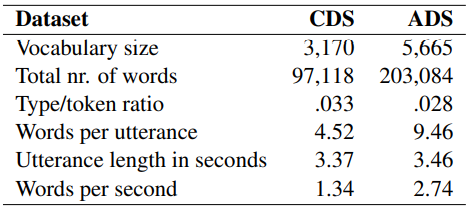
#> input picture opencv/1.png, 467 x 216 px
$ python kongbaiquyu.py
#> lines starting #> are read from the running program, lines starting #| are printed output that depends on the picture; after the words box and inside, x2 and y2 are one past the last pixel; in counts of white or black regions, pixels touching at a corner belong together
import cv2 as cv
import numpy as np
import copy
import pytesseract


# [23 lines of commented-out code are left out]


def clear_original_lines(image):
    image = cv.cvtColor(image, cv.COLOR_RGB2GRAY)
    ret, image = cv.threshold(image, 180, 255, cv.THRESH_BINARY)
    row = image.shape[0]
    col = image.shape[1]
    level_original_lines = []
    for i in range(row):
        black_count = 0
        for j in range(col):
            px = image[i, j]
            if px == 0:
                black_count += 1
        if black_count > int(8 * col / 10):
            level_original_lines.append(i)
            image[i, 0:col] = 255
    print("一共找到如下原图中的横线" + str(level_original_lines))

    vertical_original_lines = []
    for i in range(col):
        black_count = 0
        for j in range(row):
            px = image[j, i]
            if px == 0:
                black_count += 1
        if black_count > int(8 * row / 10):
            vertical_original_lines.append(i)
            image[0:row, i] = 255
    print("一共找到如下原图中的竖线" + str(vertical_original_lines))
    return image, level_original_lines, vertical_original_lines


def clear(image, level_original_lines, vertical_original_lines):
    print(image.shape)
    row = image.shape[0]
    col = image.shape[1]
    print(image[0, 1])
    for i in level_original_lines:
        low = 0 if i-1 < 0 else i-1
        high = col if i+2 > col else i+2
        for j in range(low, high):
            image[j, 0:col] = [255, 255, 255]
    for i in vertical_original_lines:
        low = 0 if i - 1 < 0 else i - 1
        high = row if i + 2 > row else i + 2
        for j in range(low, high):
            image[0:row, j] = [255, 255, 255]
    return image


# 找竖直的空白区域
def big_image_binary(image):
    row_, col_ = image.shape[:2]
    # 步长 col_step
    col_step = int(col_/40)
    # gray = cv.cvtColor(image, cv.COLOR_BGR2GRAY)
    gray = image
    vertical_lines = []
    for col in range(0, col_, col_step):
        roi = gray[0:row_, col:col + col_step]
        dev = np.std(roi)
        mean = np.mean(roi)
        if dev < 30 and mean > 250:
            gray[0:row_, col:col + col_step] = 0   # 区域变黑
            vertical_lines.append(col)
        # else:
        #     ret, dst = cv.threshold(roi, 0, 255, cv.THRESH_BINARY | cv.THRESH_OTSU)
        #     gray[0:row_, col:col + col_step] = dst
    return gray, vertical_lines, col_step


# 找水平的空白区域
def big_image_binary_2(image):
    row_, col_ = image.shape[:2]
    # 步长 col_step
    row_step = int(row_/40)
    # gray = cv.cvtColor(image, cv.COLOR_BGR2GRAY)
    gray = image
    level_lines = []
    for row in range(0, row_, row_step):
        roi = gray[row:row + row_step, 0: col_]
        dev = np.std(roi)
        mean = np.mean(roi)
        if dev < 30 and mean > 250:
            level_lines.append(row)
            gray[row:row + row_step, 0: col_] = 0   # 区域变黑
        # else:
        #     ret, dst = cv.threshold(roi, 0, 255, cv.THRESH_BINARY | cv.THRESH_OTSU)
        #     gray[row:row + row_step, 0: col_] = dst
    return gray, level_lines, row_step


def get_continuous_list(lines, step):
    res_list = []
    i = 0
    while i < len(lines):
        temp = []
        for j in range(lines[i], lines[-1] + 1, step):
            if j in lines:
                temp.append(j)
                i += 1
            else:
                i -= 1
                break
        i += 1
        if len(temp) > 1:
            res_list.append(int((temp[0]+temp[1])/2))
        elif len(temp) == 1:
            res_list.append(temp[0])
    print("一共找到{}条连续要画的线,如下:".format(str(len(res_list))))
    print(res_list)
    return res_list


def draw_lines(image, vertical_lines_to_be_draw, level_lines_to_be_draw):
    for i in vertical_lines_to_be_draw:
        cv.line(image, (i, level_lines_to_be_draw[0]), (i, level_lines_to_be_draw[-1]), (0, 0, 0), 1)
    for i in level_lines_to_be_draw:
        cv.line(image, (vertical_lines_to_be_draw[0], i), (vertical_lines_to_be_draw[-1], i), (0, 0, 0), 1)
    return image


img = cv.imread("../1.png")
#> img is the input picture: shape (216, 467, 3); mean B, G, R 233.4, 233.4, 233.4
img2 = img.copy()
no_lines_image, level_original_lines, vertical_original_lines = clear_original_lines(img)
#> in clear_original_lines, `ret, image = cv.threshold(image, 180, 255, cv.THRESH_BINARY)`: image: shape (216, 467); 89.7% white; black in thin lines or dots
#> after the loop in clear_original_lines, `for i in range(row):`:
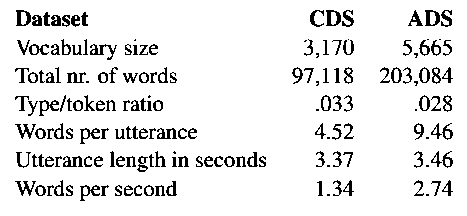
#> image: shape (216, 467); 91.1% white; black in thin lines or dots, all inside (x1, y1, x2, y2) = (15, 10, 453, 201)
#> after the loop in clear_original_lines, `for i in range(row):`: level_original_lines = [5, 34, 204]
#| 一共找到如下原图中的横线[5, 34, 204]
#> after the loop in clear_original_lines, `for i in range(col):`: vertical_original_lines = []
#| 一共找到如下原图中的竖线[]
#> level_original_lines = [5, 34, 204]; vertical_original_lines = []

to_be_draw = clear(img2, level_original_lines, vertical_original_lines)
#| (216, 467, 3)
#| [255 255 255]
#> the loop in clear, `for i in level_original_lines:` made 3 passes
#> (i, low, high) on passes 1 to 3: (5, 4, 7), (34, 33, 36), (204, 203, 206)
#> after the loop in clear, `for i in level_original_lines:`:
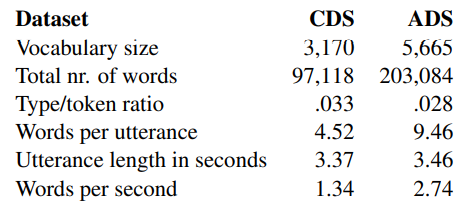
#> image: shape (216, 467, 3); mean B, G, R 236.9, 236.9, 236.9

# cv.imshow("temp", to_be_draw)
# cv.waitKey(0)
# cv.destroyAllWindows()
no_lines_image_copy1 = copy.deepcopy(no_lines_image)
no_lines_image_copy2 = copy.deepcopy(no_lines_image)

image1, vertical_lines, col_step = big_image_binary(no_lines_image)
#> the loop in big_image_binary, `for col in range(0, col_, col_step):` made 43 passes
#> (dev, mean) on passes 1 to 12: (0, 255), (81.71, 225.4), (99.05, 207.8), (98.53, 208.4), (95.13, 212.4), (96.63, 210.7), (96.73, 210.6), (96.17, 211.2), (83.35, 224), (80.93, 226), (78.52, 228), (83.35, 224)
#> after the loop in big_image_binary, `for col in range(0, col_, col_step):`:
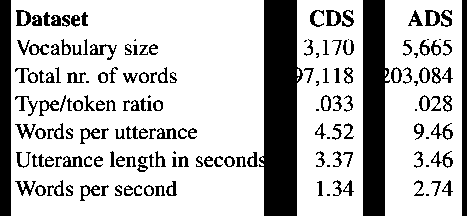
#> gray: shape (216, 467); 75.9% white; 166 black regions (20 under 20 px), largest, box (x1, y1, x2, y2) and area: (259, 0, 303, 216) 7199, (363, 0, 390, 216) 4785, (0, 0, 11, 216) 2376
#> after the loop in big_image_binary, `for col in range(0, col_, col_step):`: vertical_lines = [0, 264, 275, 286, 363, 374, 462]
#> vertical_lines = [0, 264, 275, 286, 363, 374, 462]; col_step = 11
image2, level_lines, row_step = big_image_binary_2(no_lines_image_copy1)
#> the loop in big_image_binary_2, `for row in range(0, row_, row_step):` made 44 passes
#> (dev, mean) on passes 1 to 12: (0, 255), (0, 255), (78.29, 228.1), (97.39, 209.8), (98.21, 208.8), (56.96, 241.6), (0, 255), (15.8, 254), (70.22, 233.9), (102.6, 203.2), (100.8, 205.6), (28.72, 251.7)
#> after the loop in big_image_binary_2, `for row in range(0, row_, row_step):`:
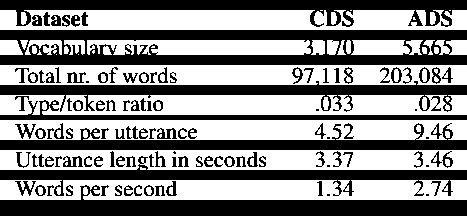
#> gray: shape (216, 467); 53.7% white; 116 black regions (10 under 20 px), largest, box (x1, y1, x2, y2) and area: (0, 30, 467, 65) 10459, (0, 185, 467, 216) 7589, (0, 0, 467, 27) 5463
#> after the loop in big_image_binary_2, `for row in range(0, row_, row_step):`: level_lines = [0, 5, 30, 35, 55, 60, 85, 90, 115, 140, 145, 170, 175, 200, 205, 210, 215]
#> row_step = 5

vertical_lines_to_be_draw = get_continuous_list(vertical_lines, col_step)
#> the loop in get_continuous_list, `while i < len(lines):` made 4 passes
#> i on passes 1 to 4: 1, 4, 6, 8
#> after the loop in get_continuous_list, `while i < len(lines):`: i = 8; res_list = [0, 269, 368, 462]
#| 一共找到4条连续要画的线,如下:
#| [0, 269, 368, 462]
#> vertical_lines_to_be_draw = [0, 269, 368, 462]
level_lines_to_be_draw = get_continuous_list(level_lines, row_step)
#> the loop in get_continuous_list (call 2), `while i < len(lines):` made 8 passes
#> i on passes 1 to 8: 2, 4, 6, 8, 9, 11, 13, 18
#| 一共找到8条连续要画的线,如下:
#| [2, 32, 57, 87, 115, 142, 172, 202]
#> level_lines_to_be_draw = [2, 32, 57, 87, 115, 142, 172, 202]

res = draw_lines(to_be_draw, vertical_lines_to_be_draw, level_lines_to_be_draw)
#> the loop in draw_lines, `for i in vertical_lines_to_be_draw:` made 4 passes
#> i on passes 2 to 4: 269, 368, 462
#> after the loop in draw_lines, `for i in vertical_lines_to_be_draw:`:
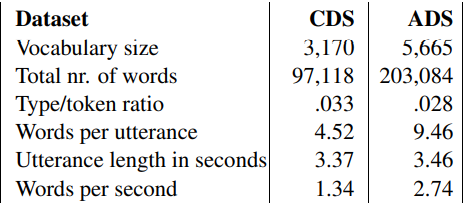
#> image: shape (216, 467, 3); 0.8% of pixels changed, all inside (x1, y1, x2, y2) = (0, 2, 463, 203)
#> the loop in draw_lines, `for i in level_lines_to_be_draw:` made 8 passes
#> i on passes 1 to 8: 2, 32, 57, 87, 115, 142, 172, 202
#> after the loop in draw_lines, `for i in level_lines_to_be_draw:`:
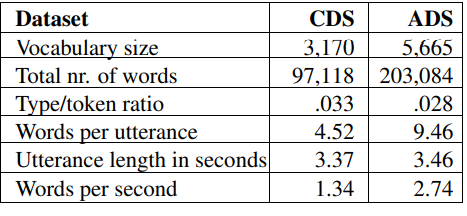
#> image: shape (216, 467, 3); 3.64% of pixels changed, all inside (x1, y1, x2, y2) = (1, 2, 462, 203)
cv.imshow("res", to_be_draw[35:55, 3:200])
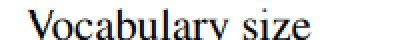
#> window 'res': shape (20, 197, 3) (shown 2 times larger); mean B, G, R 220.6, 220.6, 220.7
pytesseract.pytesseract.tesseract_cmd = 'C:\\Program Files\\Tesseract-OCR\\tesseract.exe'
#> (the run stopped early here; a loop or call above may not have finished)

$ run again, with opencv/2.png copied over opencv/1.png
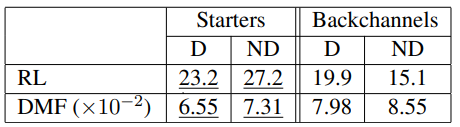
#> input picture opencv/2.png, 460 x 127 px
#> img is the input picture: shape (127, 460, 3); mean B, G, R 229.1, 229.1, 229.1
#> after the loop in clear_original_lines, `for i in range(row):`:
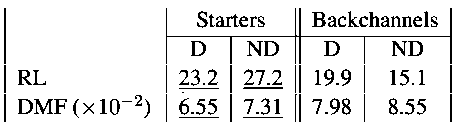
#> image: shape (127, 460); 90.7% white; black in thin lines or dots, all inside (x1, y1, x2, y2) = (4, 8, 452, 122)
#> after the loop in clear_original_lines, `for i in range(row):`: level_original_lines = [7, 64, 93, 122]
#| 一共找到如下原图中的横线[7, 64, 93, 122]
#> after the loop in clear_original_lines, `for i in range(col):`: vertical_original_lines = [4, 5, 166, 295, 299, 300, 450, 451]
#| 一共找到如下原图中的竖线[4, 5, 166, 295, 299, 300, 450, 451]
#> `no_lines_image, level_original_lines, vertical_original_lines = clear_..`: level_original_lines = [7, 64, 93, 122]; vertical_original_lines = [4, 5, 166, 295, 299, 300, 450, 451]
#| (127, 460, 3)
#| [255 255 255]
#> the loop in clear, `for i in level_original_lines:` made 4 passes
#> (i, low, high) on passes 1 to 4: (7, 6, 9), (64, 63, 66), (93, 92, 95), (122, 121, 124)
#> the loop in clear, `for i in vertical_original_lines:` made 8 passes
#> (i, low, high) on passes 1 to 8: (4, 3, 6), (5, 4, 7), (166, 165, 127), (295, 294, 127), (299, 298, 127), (300, 299, 127), (450, 449, 127), (451, 450, 127)
#> the loop in big_image_binary, `for col in range(0, col_, col_step):` made 42 passes
#> (dev, mean) on passes 1 to 8: (0, 255), (63.88, 237.8), (68.39, 235.1), (69.53, 234.4), (53.31, 243.3), (57.11, 241.5), (42.01, 247.9), (32.45, 250.8)
#> after the loop in big_image_binary, `for col in range(0, col_, col_step):`: vertical_lines = [0, 121, 154, 165, 286, 297, 440, 451]
#> `image1, vertical_lines, col_step = big_image_binary(no_lines_image)`: col_step = 11
#> the loop in big_image_binary_2, `for row in range(0, row_, row_step):` made 43 passes
#> (dev, mean) on passes 1 to 8: (0, 255), (0, 255), (0, 255), (13.71, 254.3), (55.96, 242.1), (87.08, 220.6), (98.97, 207.9), (94.37, 213.2)
#> after the loop in big_image_binary_2, `for row in range(0, row_, row_step):`: level_lines = [0, 3, 6, 9, 27, 30, 33, 57, 60, 63, 66, 90, 93, 120, 123, 126]
#> `image2, level_lines, row_step = big_image_binary_2(no_lines_image_copy1)`: row_step = 3
#> the loop in get_continuous_list, `while i < len(lines):` made 5 passes
#> i on passes 1 to 5: 1, 2, 4, 6, 9
#> after the loop in get_continuous_list, `while i < len(lines):`: i = 9; res_list = [0, 121, 159, 291, 445]
#| 一共找到5条连续要画的线,如下:
#| [0, 121, 159, 291, 445]
#> the loop in get_continuous_list (call 2), `while i < len(lines):` made 5 passes
#> i on passes 1 to 5: 4, 7, 11, 13, 17
#| 一共找到5条连续要画的线,如下:
#| [1, 28, 58, 91, 121]
#> level_lines_to_be_draw = [1, 28, 58, 91, 121]
#> the loop in draw_lines, `for i in vertical_lines_to_be_draw:` made 5 passes
#> i on passes 2 to 5: 121, 159, 291, 445
#> the loop in draw_lines, `for i in level_lines_to_be_draw:` made 5 passes
#> i on passes 2 to 5: 28, 58, 91, 121
#> `cv.imshow("res", to_be_draw[35:55, 3:200])`:
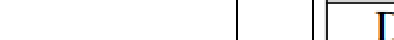
#> window 'res': shape (20, 197, 3) (shown 2 times larger); mean B, G, R 246.3, 246.4, 246.4

$ run again, with opencv/5.png copied over opencv/1.png
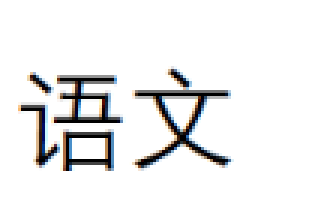
#> input picture opencv/5.png, 105 x 74 px (shown 3 times larger)
#> img is the input picture: shape (74, 105, 3); mean B, G, R 237.6, 237.4, 237.4
#> after the loop in clear_original_lines, `for i in range(row):`: level_original_lines = []
#| 一共找到如下原图中的横线[]
#| 一共找到如下原图中的竖线[]
#| (74, 105, 3)
#| [255 255 255]
#> the loop in big_image_binary, `for col in range(0, col_, col_step):` made 53 passes
#> (dev, mean) on passes 1 to 8: (0, 255), (0, 255), (0, 255), (35.94, 249.8), (41.35, 248.1), (60.94, 239.5), (115, 182.6), (102.5, 203.3)
#> after the loop in big_image_binary, `for col in range(0, col_, col_step):`:
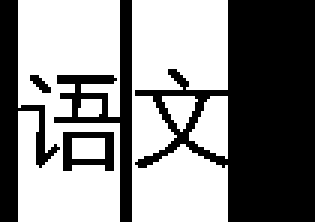
#> gray: shape (74, 105) (shown 3 times larger); 54.5% white; 5 black regions, box (x1, y1, x2, y2) and area: (45, 0, 105, 74) 2406, (0, 0, 20, 74) 522, (18, 0, 44, 74) 464, (21, 44, 38, 57) 122, (10, 25, 17, 31) 22
#> after the loop in big_image_binary, `for col in range(0, col_, col_step):`: vertical_lines = [0, 2, 4, 40, 42, 76, 78, 80, 82, 84, 86, 88, 90, 92, 94, 96, 98, 100, 102, 104]
#> `image1, vertical_lines, col_step = big_image_binary(no_lines_image)`: col_step = 2
#> the loop in big_image_binary_2, `for row in range(0, row_, row_step):` made 74 passes
#> after the loop in big_image_binary_2, `for row in range(0, row_, row_step):`: level_lines = 40 values from 0 to 73
#> `image2, level_lines, row_step = big_image_binary_2(no_lines_image_copy1)`: row_step = 1
#> the loop in get_continuous_list, `while i < len(lines):` made 3 passes
#> i on passes 1 to 3: 3, 5, 21
#> after the loop in get_continuous_list, `while i < len(lines):`: i = 21; res_list = [1, 41, 77]
#| 一共找到3条连续要画的线,如下:
#| [1, 41, 77]
#> the loop in get_continuous_list (call 2), `while i < len(lines):` made 2 passes
#> i on passes 1 to 2: 23, 41
#| 一共找到2条连续要画的线,如下:
#| [0, 57]
#> level_lines_to_be_draw = [0, 57]
#> the loop in draw_lines, `for i in vertical_lines_to_be_draw:` made 3 passes
#> i on passes 2 to 3: 41, 77
#> the loop in draw_lines, `for i in level_lines_to_be_draw:` made 2 passes
#> i on pass 2: 57
#> `cv.imshow("res", to_be_draw[35:55, 3:200])`:
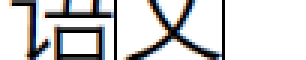
#> window 'res': shape (20, 102, 3) (shown 3 times larger); mean B, G, R 208.3, 207.9, 207.9

$ run again, with opencv/7.png copied over opencv/1.png
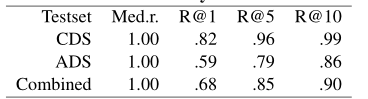
#> input picture opencv/7.png, 368 x 99 px
#> img is the input picture: shape (99, 368, 3); min 0, max 255, mean 236.7
#> after the loop in clear_original_lines, `for i in range(row):`: level_original_lines = [6, 97]
#| 一共找到如下原图中的横线[6, 97]
#> after the loop in clear_original_lines, `for i in range(col):`: vertical_original_lines = []
#| 一共找到如下原图中的竖线[]
#> `no_lines_image, level_original_lines, vertical_original_lines = clear_..`: level_original_lines = [6, 97]; vertical_original_lines = []
#| (99, 368, 3)
#| [255 255 255]
#> the loop in clear, `for i in level_original_lines:` made 2 passes
#> (i, low, high) on passes 1 to 2: (6, 5, 8), (97, 96, 99)
#> the loop in big_image_binary, `for col in range(0, col_, col_step):` made 41 passes
#> (dev, mean) on passes 1 to 8: (0, 255), (28.16, 251.9), (49.54, 245), (46.73, 246.1), (55.25, 242.4), (76.46, 229.5), (89.44, 218.4), (99.05, 207.8)
#> after the loop in big_image_binary, `for col in range(0, col_, col_step):`: vertical_lines = [0, 9, 90, 99, 162, 171, 216, 225, 279, 342, 351, 360]
#> `image1, vertical_lines, col_step = big_image_binary(no_lines_image)`: col_step = 9
#> the loop in big_image_binary_2, `for row in range(0, row_, row_step):` made 50 passes
#> (dev, mean) on passes 1 to 8: (24.75, 252.6), (13.27, 254.3), (0, 255), (0, 255), (0, 255), (96.65, 210.7), (91.59, 216.2), (111.2, 189.9)
#> after the loop in big_image_binary_2, `for row in range(0, row_, row_step):`: level_lines = [0, 2, 4, 6, 8, 24, 26, 28, 30, 46, 48, 50, 52, 68, 70, 72, 74, 76, 90, 92, 94, 96, 98]
#> `image2, level_lines, row_step = big_image_binary_2(no_lines_image_copy1)`: row_step = 2
#> the loop in get_continuous_list, `while i < len(lines):` made 6 passes
#> i on passes 1 to 6: 2, 4, 6, 8, 9, 13
#> after the loop in get_continuous_list, `while i < len(lines):`: i = 13; res_list = [4, 94, 166, 220, 279, 346]
#| 一共找到6条连续要画的线,如下:
#| [4, 94, 166, 220, 279, 346]
#> the loop in get_continuous_list (call 2), `while i < len(lines):` made 5 passes
#> i on passes 1 to 5: 5, 9, 13, 18, 24
#| 一共找到5条连续要画的线,如下:
#| [1, 25, 47, 69, 91]
#> level_lines_to_be_draw = [1, 25, 47, 69, 91]
#> the loop in draw_lines, `for i in vertical_lines_to_be_draw:` made 6 passes
#> i on passes 1 to 6: 4, 94, 166, 220, 279, 346
#> the loop in draw_lines, `for i in level_lines_to_be_draw:` made 5 passes
#> i on passes 2 to 5: 25, 47, 69, 91
#> `cv.imshow("res", to_be_draw[35:55, 3:200])`:
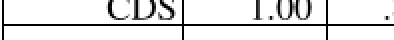
#> window 'res': shape (20, 197, 3) (shown 2 times larger); min 0, max 255, mean 227
